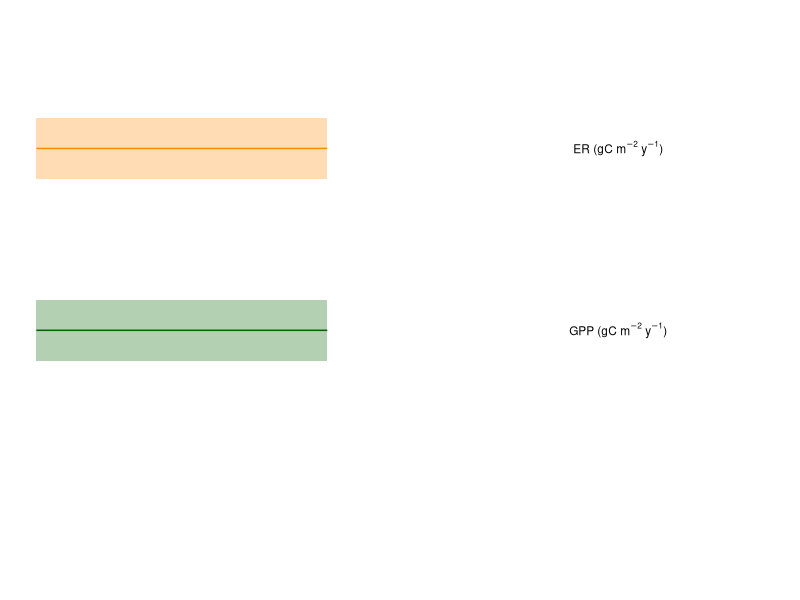
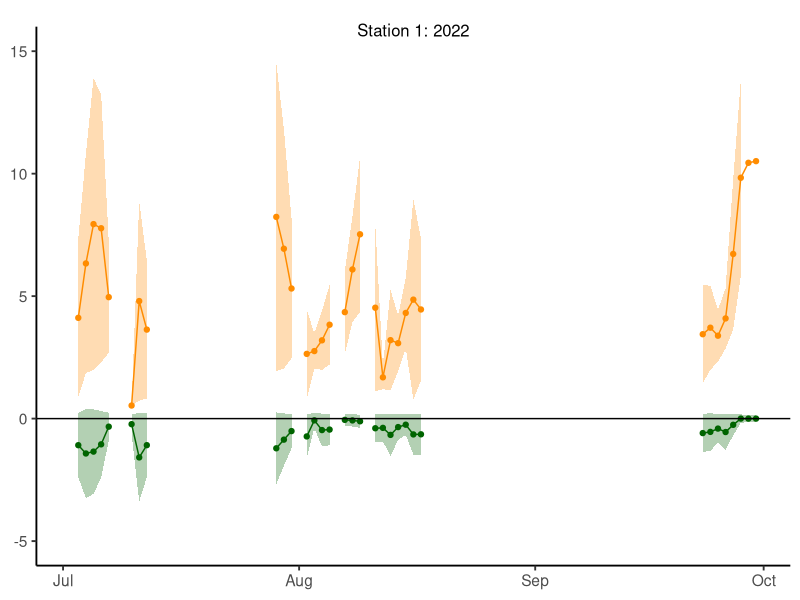
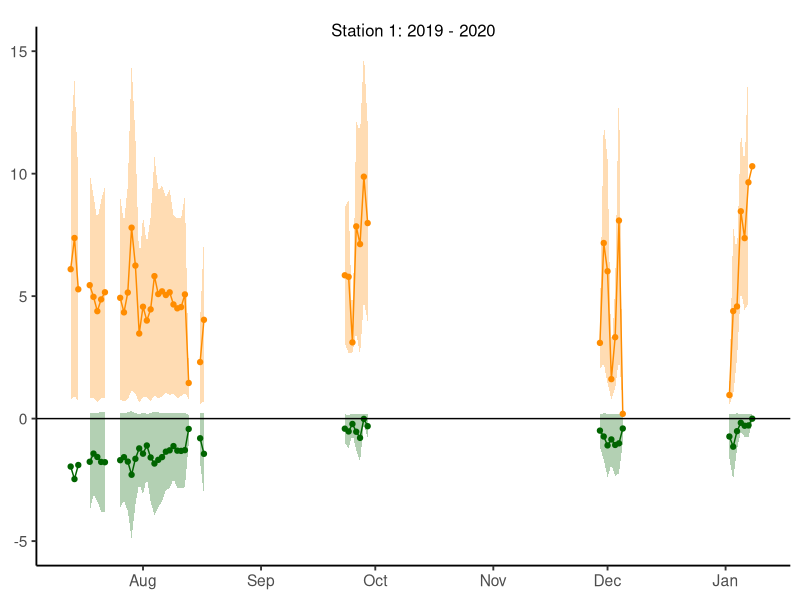
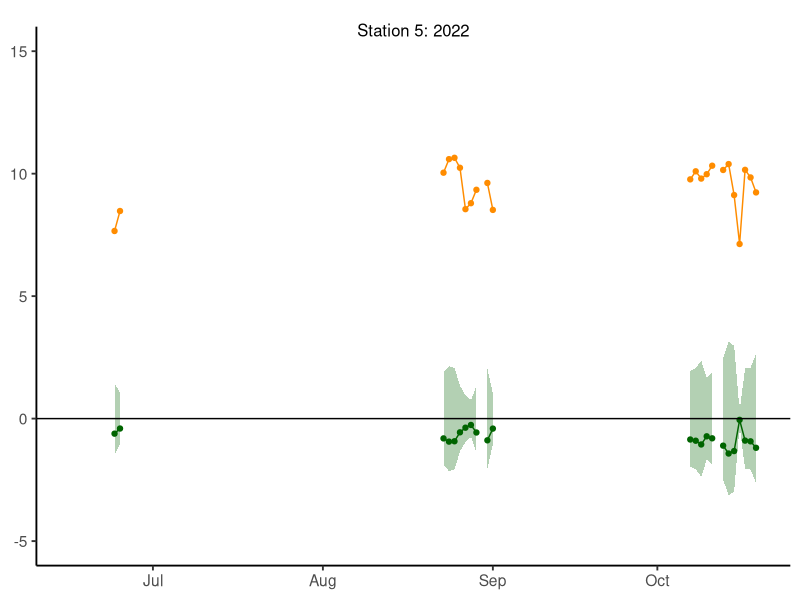

Here is the R script that generated these plots, in order: (Note: this script raises an error after producing the figures.)
#Figure 6
library(here)
library(dplyr)
library(ggplot2)
library(lubridate)
library(ggpubr)
##################################

#read in data

#read in station 1 metabolism results
df_stn1_metab <- read.csv(here::here("Whitmore_etal_Biogeochemistry/metabolim_predictions_stn01.csv"))
df_stn1_metab$date <- as.Date(df_stn1_metab$date,format="%Y-%m-%d")
df_stn1_metab <- df_stn1_metab%>%select(date,GPP_mean_CO2,GPP_97.5pct_CO2,ER_mean_CO2,ER_97.5pct_CO2)
df_stn1_metab$Station <- "Stn01"

#read in station 5 metabolism results
df_stn5_metab <- read.csv(here::here("Whitmore_etal_Biogeochemistry/metabolim_predictions_stn05.csv"))
df_stn5_metab$date <- as.Date(df_stn5_metab$date,format="%Y-%m-%d")
df_stn5_metab <- df_stn5_metab%>%select(date,GPP_mean_CO2,GPP_97.5pct_CO2,ER_mean_CO2,ER_97.5pct_CO2)
df_stn5_metab$Station <- "Stn05"

#Make data frame with dates and merge
dates <- data.frame(
  seq(as.Date('2019-07-13'), as.Date('2022-04-03'), by = 'days'))
colnames(dates) <- "date"

df_stn1_metab <- full_join(df_stn1_metab,dates,by="date")
df_stn5_metab <- full_join(df_stn5_metab,dates,by="date")

df_metab <- rbind(df_stn5_metab,df_stn1_metab)


#Figure 7a
p_1.2 <-ggplot(df_stn1_metab%>%
                 filter(date < as.Date("2020-01-10")))  +
  geom_ribbon(aes(x=date,ymin=-GPP_mean_CO2-GPP_97.5pct_CO2, ymax=-GPP_mean_CO2+GPP_97.5pct_CO2),fill = "darkgreen",alpha=.3) +
  geom_line(aes(x=date,y=-GPP_mean_CO2),color="darkgreen") +
  geom_point(aes(x=date,y=-GPP_mean_CO2),color="darkgreen") +
  geom_ribbon(aes(x=date,ymin=-ER_mean_CO2-ER_97.5pct_CO2, ymax=-ER_mean_CO2+ER_97.5pct_CO2),fill = "darkorange",alpha=.3) +
  geom_line(aes(x=date,y=-ER_mean_CO2),color="darkorange") +
  geom_point(aes(x=date,y=-ER_mean_CO2),color="darkorange") +
  ylim(-5,15) +
  geom_hline(yintercept = 0) +
  ggtitle("Station 1: 2019 - 2020") +
  theme_classic(base_size = 14)+
  theme(axis.title.x=element_blank(),
        axis.title.y=element_blank()) +
  theme(plot.title = element_text(margin = margin(t = 10, b = -10),hjust = 0.5,size = 12))

#Figure 7b
p_1.1 <-ggplot(df_stn1_metab %>%
                 filter(date > as.Date("2021-07-01")&date < as.Date("2021-10-01")))  +
  geom_ribbon(aes(x=date,ymin=-GPP_mean_CO2-GPP_97.5pct_CO2, ymax=-GPP_mean_CO2+GPP_97.5pct_CO2),fill = "darkgreen",alpha=.3) +
  geom_line(aes(x=date,y=-GPP_mean_CO2),color="darkgreen") +
  geom_point(aes(x=date,y=-GPP_mean_CO2),color="darkgreen") +
  geom_ribbon(aes(x=date,ymin=-ER_mean_CO2-ER_97.5pct_CO2, ymax=-ER_mean_CO2+ER_97.5pct_CO2),fill = "darkorange",alpha=.3) +
  geom_line(aes(x=date,y=-ER_mean_CO2),color="darkorange") +
  geom_point(aes(x=date,y=-ER_mean_CO2),color="darkorange") +
  ylim(-5,15) +
  geom_hline(yintercept = 0) +
  ggtitle("Station 1: 2022") +
  theme_classic(base_size = 14) +
  theme(axis.title.x=element_blank(),
        axis.title.y=element_blank()) +
  theme(plot.title = element_text(margin = margin(t = 10, b = -10),hjust = 0.5,size = 12))




p_2 <- ggplot(df_stn5_metab%>%
                filter(date > as.Date("2021-06-15")& date < as.Date("2021-10-20")))  +
  geom_ribbon(aes(x=date,ymin=-GPP_mean_CO2-GPP_97.5pct_CO2, ymax=GPP_mean_CO2+GPP_97.5pct_CO2),fill = "darkgreen",alpha=.3) +
  ylim(-5,15) +
  geom_line(aes(x=date,y=-GPP_mean_CO2),color="darkgreen") +
  geom_point(aes(x=date,y=-GPP_mean_CO2),color="darkgreen") +
  geom_ribbon(aes(x=date,ymin=-ER_mean_CO2-ER_97.5pct_CO2, ymax=-ER_mean_CO2+ER_97.5pct_CO2),fill = "darkorange",alpha=.3) +
  geom_line(aes(x=date,y=-ER_mean_CO2),color="darkorange") +
  geom_point(aes(x=date,y=-ER_mean_CO2),color="darkorange") +
  geom_hline(yintercept = 0) +
  ggtitle("Station 5: 2022") +
  theme_classic(base_size = 14)+
  theme(axis.title.x=element_blank(),
        axis.title.y=element_blank()) +
  theme(plot.title = element_text(margin = margin(t = 10, b = -10),hjust = 0.5,size = 12))

#legend plot
df <- data.frame(x = 1:10, y = 1:10)
leg_plot <- ggplot(df, aes(x = x, y = y)) +
  geom_blank() + annotate("segment", x = 0, xend = 4, y = 5, yend = 5, colour = "darkgreen") +
  annotate("rect", xmin = 0, xmax = 4, ymin = 5-.5, ymax = 5+.5, fill="darkgreen", alpha = .3) +
  
  annotate("segment", x = 0, xend = 4, y = 8, yend = 8, colour = "darkorange") +
  annotate("rect", xmin = 0, xmax =4, ymin = 8-.5, ymax = 8+.5, fill="darkorange", alpha = .3) + 
  
  annotate("text", x = c(8,8), y = c(8,5), label = c(expression(paste('ER (gC' ,~m^-2~y^-1,")")), expression(paste('GPP (gC' ,~m^-2~y^-1,")"))),size = 3) +
  theme_void()

metab_full <- plot_grid(p_1.2,p_1.1,p_2,labels =c("a","b","c"),nrow=3,ncol=1)
legend <- plot_grid(leg_plot,NULL,NULL,NULL,nrow=2,ncol=2)

##figure 7 c

#DOC
DOC_2021 <- read.csv(here::here("Whitmore_etal_Biogeochemistry/DOC_df.csv"))%>%
  select(Date,Station,DOC,TDN)%>%
  filter(Station=="Stn01"|Station=="Stn05")%>%
  rename(date=Date)
DOC_2021$date <- as.Date(DOC_2021$date,format="%m/%d/%y")
DOC_2021 <- DOC_2021%>%filter(date<"2022-01-01")

df_full <- full_join(df_metab,DOC_2021,by=c("date","Station"))


p1 <- ggplot(df_full%>%drop_na(Station) ,aes(x=Station,y=DOC,fill=Station)) +geom_boxplot()+   ylab(expression(paste('DOC'))) + xlab("") +
  scale_x_discrete(labels= c("stn 1","stn 5")) +
  theme_bw(base_size = 12)

p2 <- ggplot(df_full%>%drop_na(Station) ,aes(x=Station,y=TDN,fill=Station)) +geom_boxplot()+   ylab(expression(paste('TDN'))) + xlab("") +
  scale_x_discrete(labels= c("stn 1","stn 5")) +
  theme_bw(base_size = 12)

p3 <- ggplot(df_full%>%drop_na(Station) ,aes(x=Station,y=-GPP_mean_CO2,fill=Station)) +geom_boxplot()+  ylab(expression(paste('GPP'))) + xlab("") +
  scale_x_discrete(labels= c("stn 1","stn 5")) +
  theme_bw(base_size = 12)

p4 <- ggplot(df_full%>%drop_na(Station) ,aes(x=Station,y=-ER_mean_CO2,fill=Station)) +geom_boxplot() +
  ylab(expression(paste('ER'))) + xlab("") +
  scale_x_discrete(labels= c("stn 1","stn 5")) +
  theme_bw(base_size = 12)


p_full <- plot_grid(p3 + rremove("legend"),
                    p4 + rremove("legend"),
                    p1 + rremove("legend"),
                    p2 + rremove("legend"),
                    ncol=2,nrow=2)

full_p1 <- plot_grid(NULL,legend,p_full,labels=c("","","d"),rel_heights = c(.5,2,4),nrow=3)

#Figure 7 with legend
full_p2 <- plot_grid(metab_full,full_p1,rel_widths = c(1,1.5), ncol=2)
